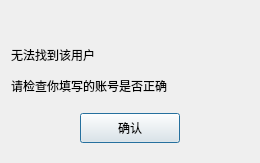
<?xml version="1.0" encoding="UTF-8"?>
<ui version="4.0">
 <class>FindFailDlg</class>
 <widget class="QDialog" name="FindFailDlg">
  <property name="geometry">
   <rect>
    <x>0</x>
    <y>0</y>
    <width>260</width>
    <height>163</height>
   </rect>
  </property>
  <property name="windowTitle">
   <string>Dialog</string>
  </property>
  <layout class="QVBoxLayout" name="verticalLayout">
   <item>
    <spacer name="verticalSpacer">
     <property name="orientation">
      <enum>Qt::Orientation::Vertical</enum>
     </property>
     <property name="sizeHint" stdset="0">
      <size>
       <width>20</width>
       <height>40</height>
      </size>
     </property>
    </spacer>
   </item>
   <item>
    <widget class="QLabel" name="tip_lb">
     <property name="minimumSize">
      <size>
       <width>0</width>
       <height>25</height>
      </size>
     </property>
     <property name="maximumSize">
      <size>
       <width>16777215</width>
       <height>25</height>
      </size>
     </property>
     <property name="text">
      <string>无法找到该用户</string>
     </property>
    </widget>
   </item>
   <item>
    <widget class="QLabel" name="tip_lb2">
     <property name="minimumSize">
      <size>
       <width>0</width>
       <height>25</height>
      </size>
     </property>
     <property name="maximumSize">
      <size>
       <width>16777215</width>
       <height>25</height>
      </size>
     </property>
     <property name="text">
      <string>请检查你填写的账号是否正确</string>
     </property>
    </widget>
   </item>
   <item>
    <widget class="QWidget" name="widget" native="true">
     <layout class="QHBoxLayout" name="horizontalLayout">
      <item>
       <widget class="ClickedBtn" name="fail_sure_btn">
        <property name="minimumSize">
         <size>
          <width>100</width>
          <height>30</height>
         </size>
        </property>
        <property name="maximumSize">
         <size>
          <width>100</width>
          <height>30</height>
         </size>
        </property>
        <property name="text">
         <string>确认</string>
        </property>
       </widget>
      </item>
     </layout>
    </widget>
   </item>
  </layout>
 </widget>
 <customwidgets>
  <customwidget>
   <class>ClickedBtn</class>
   <extends>QPushButton</extends>
   <header location="global">clickedbtn.h</header>
  </customwidget>
 </customwidgets>
 <resources/>
 <connections/>
</ui>
